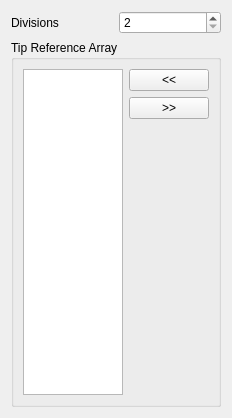
<?xml version="1.0" encoding="UTF-8"?>
<ui version="4.0">
 <class>Form</class>
 <widget class="QWidget" name="Form">
  <property name="geometry">
   <rect>
    <x>0</x>
    <y>0</y>
    <width>232</width>
    <height>418</height>
   </rect>
  </property>
  <property name="windowTitle">
   <string>Form</string>
  </property>
  <layout class="QGridLayout" name="gridLayout">
   <item row="0" column="0">
    <layout class="QHBoxLayout" name="horizontalLayout">
     <item>
      <widget class="QLabel" name="divisions_label">
       <property name="text">
        <string>Divisions</string>
       </property>
      </widget>
     </item>
     <item>
      <widget class="QSpinBox" name="div_spinBox">
       <property name="minimum">
        <number>2</number>
       </property>
       <property name="value">
        <number>2</number>
       </property>
      </widget>
     </item>
    </layout>
   </item>
   <item row="1" column="0">
    <widget class="QGroupBox" name="upvRefArray_groupBox">
     <property name="title">
      <string>Tip Reference Array</string>
     </property>
     <layout class="QGridLayout" name="gridLayout_2">
      <item row="0" column="0">
       <layout class="QHBoxLayout" name="upvRefArray_horizontalLayout">
        <item>
         <layout class="QVBoxLayout" name="upvRefArray_verticalLayout_1">
          <item>
           <widget class="QListWidget" name="refArray_listWidget">
            <property name="dragDropOverwriteMode">
             <bool>true</bool>
            </property>
            <property name="dragDropMode">
             <enum>QAbstractItemView::InternalMove</enum>
            </property>
            <property name="defaultDropAction">
             <enum>Qt::MoveAction</enum>
            </property>
            <property name="alternatingRowColors">
             <bool>true</bool>
            </property>
            <property name="selectionMode">
             <enum>QAbstractItemView::ExtendedSelection</enum>
            </property>
            <property name="selectionRectVisible">
             <bool>false</bool>
            </property>
           </widget>
          </item>
         </layout>
        </item>
        <item>
         <layout class="QVBoxLayout" name="upvRefArray_verticalLayout_2">
          <item>
           <widget class="QPushButton" name="refArrayAdd_pushButton">
            <property name="text">
             <string>&lt;&lt;</string>
            </property>
           </widget>
          </item>
          <item>
           <widget class="QPushButton" name="refArrayRemove_pushButton">
            <property name="text">
             <string>&gt;&gt;</string>
            </property>
           </widget>
          </item>
          <item>
           <spacer name="upvRefArray_verticalSpacer">
            <property name="orientation">
             <enum>Qt::Vertical</enum>
            </property>
            <property name="sizeHint" stdset="0">
             <size>
              <width>20</width>
              <height>40</height>
             </size>
            </property>
           </spacer>
          </item>
         </layout>
        </item>
       </layout>
      </item>
     </layout>
    </widget>
   </item>
  </layout>
 </widget>
 <resources/>
 <connections/>
</ui>
